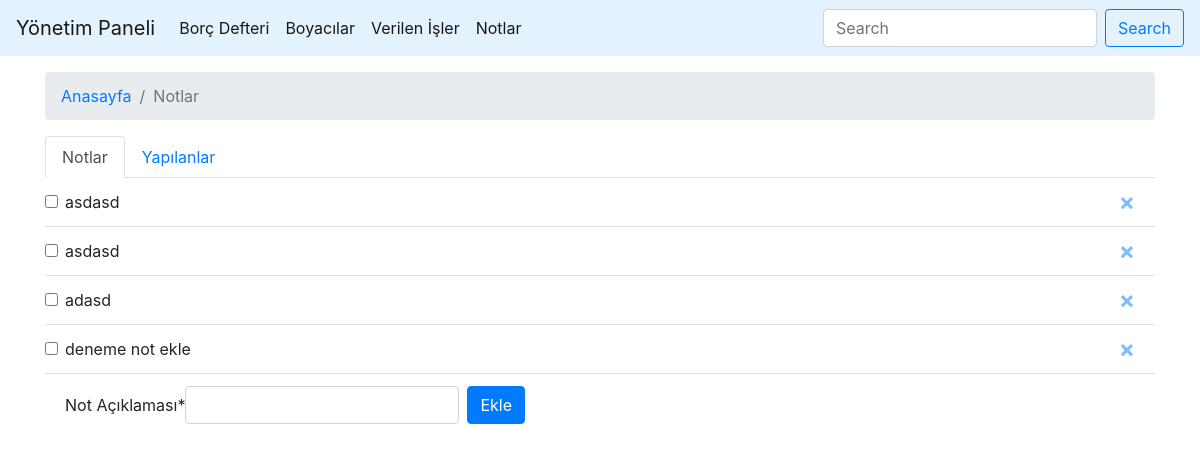
The page /notlar on the database its author committed.
### boya/models.py (models this page shows, shortened)
class Notlar(models.Model):
    not_aciklama = models.CharField(max_length=200, verbose_name="Not Açıklaması")
    yapildi_mi = models.BooleanField(default=False, verbose_name="Yapıldı mı")
    not_tarihi = models.DateTimeField(auto_now_add=True, null=False)
    class Meta:
        verbose_name = "Not"
        verbose_name_plural = "Notlar"

### boya/views.py (the view)
# urls.py: path('notlar', views.notlar, name="notlar"),
def notlar(request):
    notlar = Notlar.objects.all()
    if request.method == "POST":
        forms = NotEkleForm(request.POST)
        if forms.is_valid():
            forms.save()
            return redirect('notlar')
    else:
        forms = NotEkleForm()
    return render(request, 'notlar.html', {'notlar': notlar, 'forms': forms})

### boya/forms.py
class NotEkleForm(forms.ModelForm):
    class Meta:
        model = Notlar
        fields = ('not_aciklama',)

### templates/notlar.html (shortened to what this page needs)
{% extends 'base.html' %}
{% load crispy_forms_tags %}
{% block content %}
<div class="container mt-3">
<nav aria-label="breadcrumb">
    <ol class="breadcrumb">
        <li class="breadcrumb-item"><a href="/">Anasayfa</a></li>
        <li class="breadcrumb-item active" aria-current="page">Notlar</li>
    </ol>
</nav>
<div class="bs-example">
    <ul class="nav nav-tabs" id="myTab">
        <li class="nav-item">
            <a href="#home" class="nav-link" data-toggle="tab">Notlar</a>
        </li>
        <li class="nav-item">
            <a href="#profile" class="nav-link" data-toggle="tab">Yapılanlar</a>
        </li>
    </ul>
    <div class="tab-content">
        <div class="tab-pane fade" id="home">
            <ul class="list-group list-group-flush" id="yapilacaklar">
                {% for notum in notlar reversed%}
                {% if not notum.yapildi_mi %}
                <li class="form-check-label list-group-item" id="liste-{{notum.id}}">
                    <input type="checkbox" id="{{notum.id}}" onclick="myFunction(this.id)" class="form-check-input"><span id="not-{{notum.id}}">{{notum.not_aciklama}}<button type="button"  class="close" aria-label="Close"><a href="{% url 'not_sil' notum.id %}" aria-hidden="true">&times;</a></button></span>
                </li>
                {% endif %}
                {% endfor %}
                <li class="list-group-item">
                <form method="POST" class="form-inline m-0" >{% csrf_token %}
                    {{forms|crispy}}
                    <button class="btn btn-primary ml-2" type="submit">Ekle</button>
                </form>
                </li>
            </ul>
        </div>
    </div>
</div>
</div>
{% endblock content %}

### rows shown on the page
Notlar: not_aciklama "asdasd"
Notlar: not_aciklama "asdasd"
Notlar: not_aciklama "adasd"
Notlar: not_aciklama "deneme not ekle"
